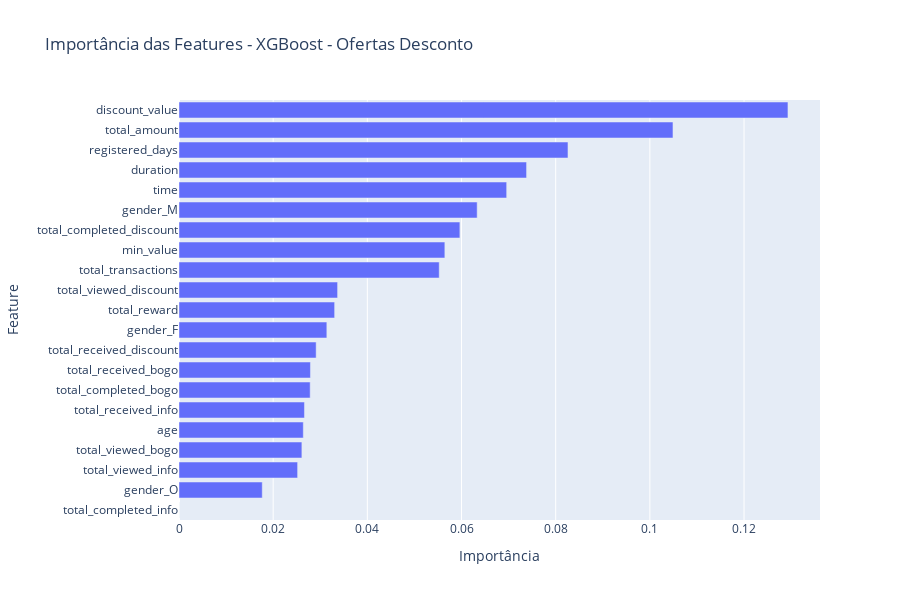

Notebook code cell kept with this figure:
### Code cell
xgb_model = discount_models["XGBoost"]
importancias = xgb_model.feature_importances_
nomes_features = X_d.columns

importancia_df = pd.DataFrame({
    "Feature": nomes_features,
    "Importância": importancias
}).sort_values(by="Importância", ascending=False)

fig = go.Figure([
    go.Bar(
        x=importancia_df["Importância"],
        y=importancia_df["Feature"],
        orientation='h'
    )
])

fig.update_layout(
    title="Importância das Features - XGBoost - Ofertas Desconto",
    xaxis_title="Importância",
    yaxis_title="Feature",
    yaxis=dict(autorange="reversed"),
    height=600,
)

fig.show()

### Figure 1 — Plotly figure (JSON) as saved in the notebook; plotly's stock layout.template omitted (floating-point values rounded to 4 significant figures)
{"data": [{"orientation": "h", "type": "bar", "x": [0.1293, 0.1049, 0.08261, 0.07382, 0.06959, 0.06332, 0.05966, 0.05646, 0.05526, 0.03368, 0.03306, 0.0314, 0.02913, 0.02792, 0.02786, 0.02664, 0.0264, 0.0261, 0.02519, 0.01768, 0.0], "y": ["discount_value", "total_amount", "registered_days", "duration", "time", "gender_M", "total_completed_discount", "min_value", "total_transactions", "total_viewed_discount", "total_reward", "gender_F", "total_received_discount", "total_received_bogo", "total_completed_bogo", "total_received_info", "age", "total_viewed_bogo", "total_viewed_info", "gender_O", "total_completed_info"]}], "layout": {"height": 600, "title": {"text": "Importância das Features - XGBoost - Ofertas Desconto"}, "xaxis": {"title": {"text": "Importância"}}, "yaxis": {"autorange": "reversed", "title": {"text": "Feature"}}}}
